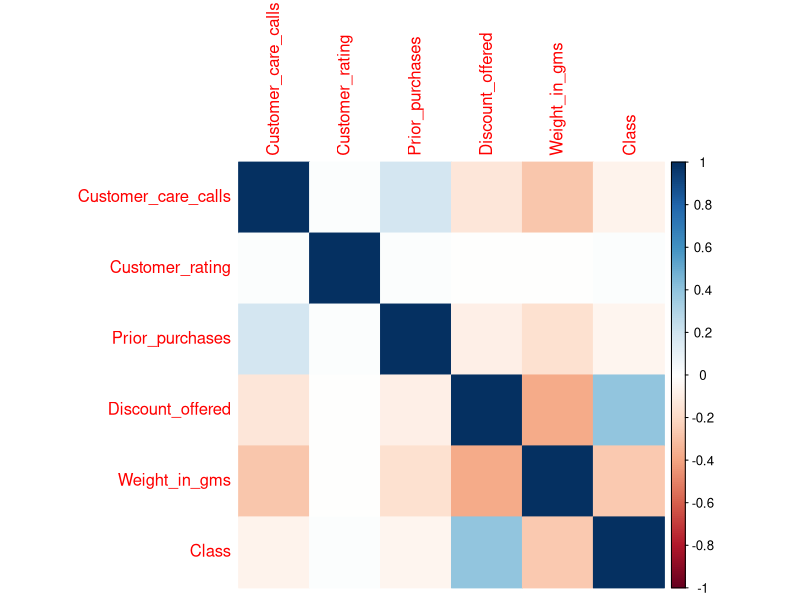
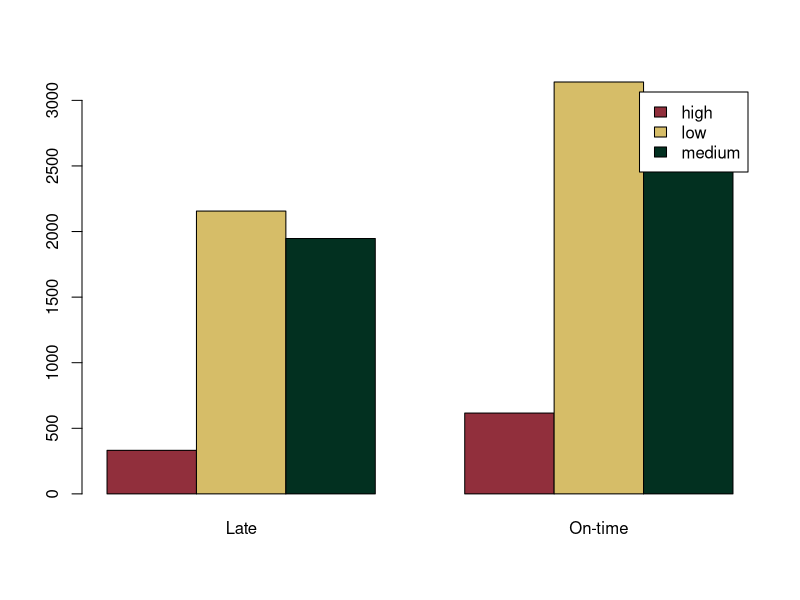
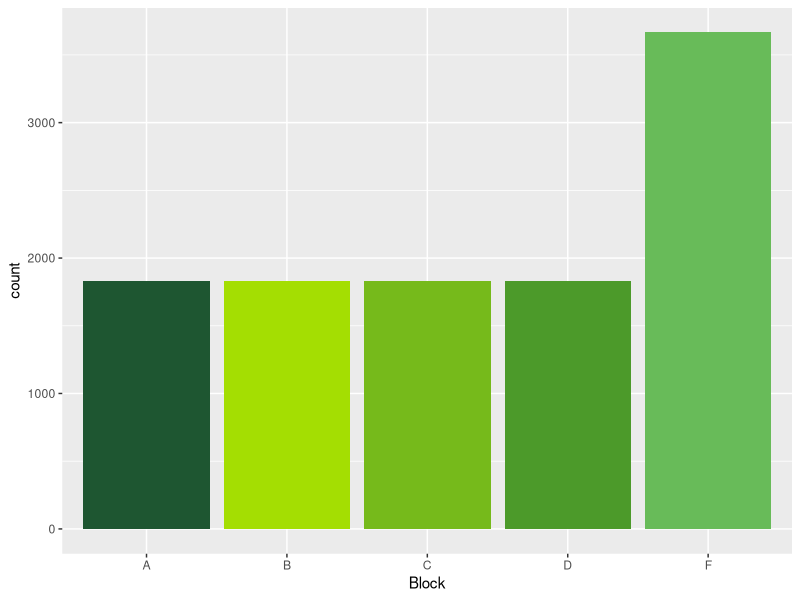
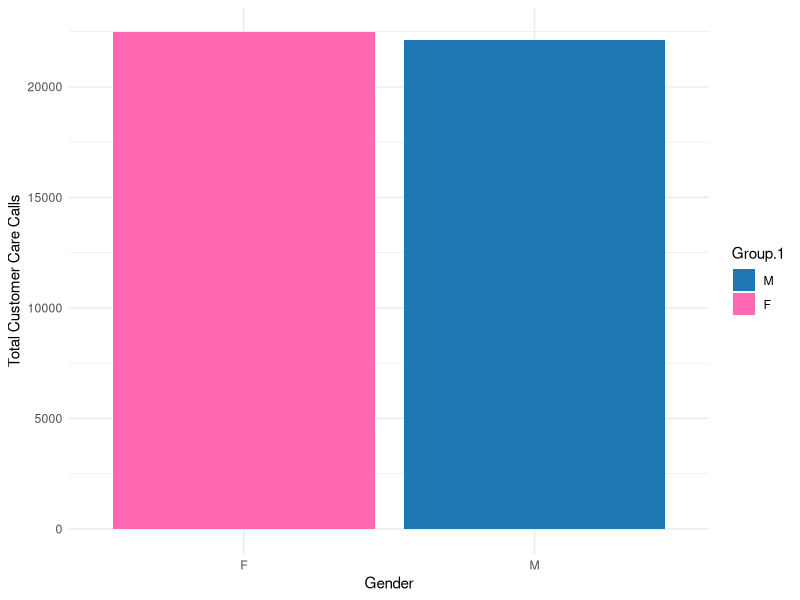
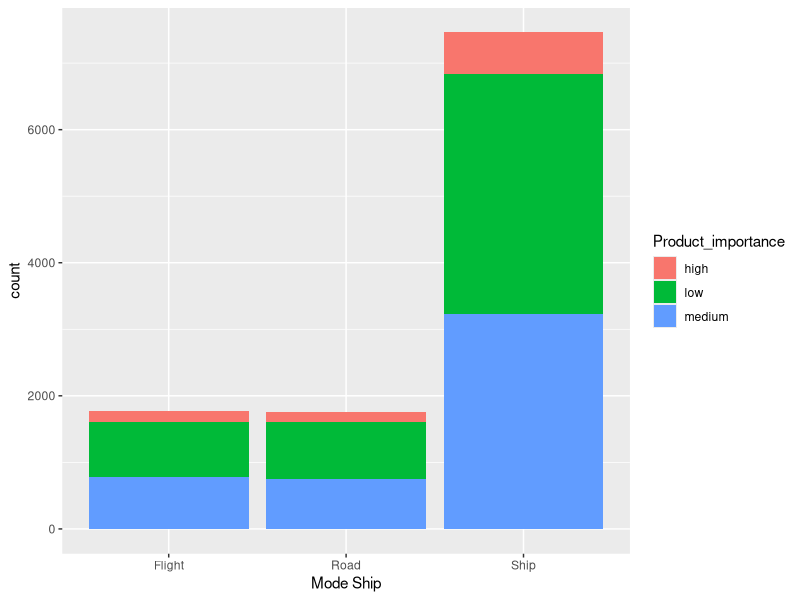
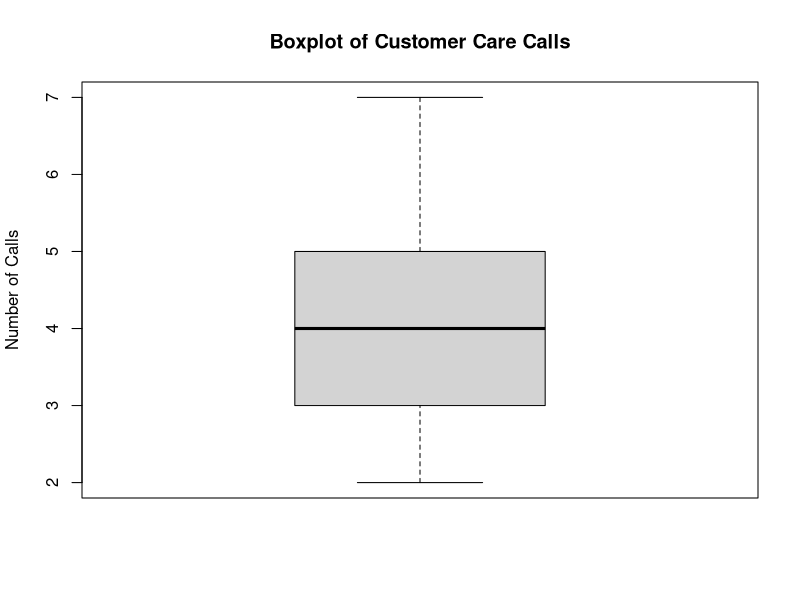
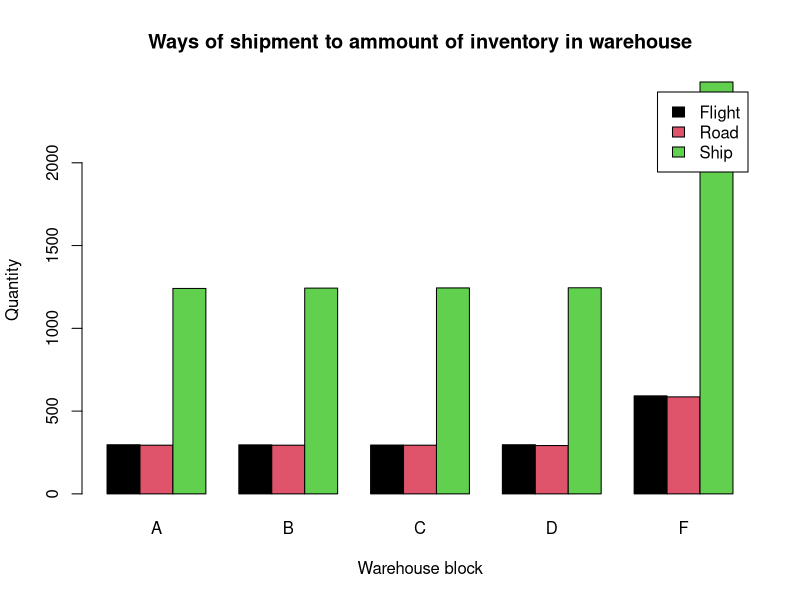
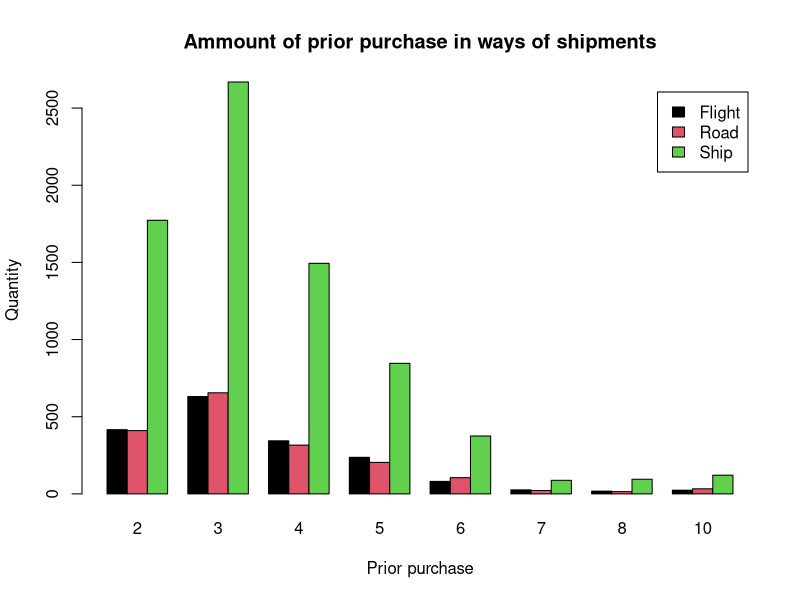

Generate these figures, in order, with R:
## ---- chunk 1
library(dplyr)
library(ggplot2)
library(scales)
library(tidyr)
library(corrplot)
library(scales)
library(skimr)
library(tidyverse)
library(RColorBrewer)
library(datasets)
library(caTools)
library(caret)
Shipping <- read.csv("shipping_ecommerce.csv", header = TRUE, stringsAsFactors = FALSE)
## ---- chunk 2
df <- Shipping

# Showing first 10 of the dataset
head(df, n = 10)
## ---- chunk 3
# Showing the structure of the dataset
str(df)
## ---- chunk 4
# Summarize data
skim(Shipping)
## ---- chunk 5
# Checking for missing values
Check = function(O){
  temp = sum(is.na(O))
  return(temp)
}
sapply(X = df,FUN = Check)
## ---- chunk 6
# Display the correlation using heatmap correlation
cor(df[, sapply(df, is.numeric)])
corrplot(cor(df[, sapply(df, is.numeric)]), method = "color")
## ---- chunk 7
# Determine correlation between variables
cor(Shipping$Prior_purchases, Shipping$Weight_in_gms)
# There is no significant correlation between Prio Purchases and Weight 
## ---- chunk 8
categorical_vars <- c("Warehouse_block", "Mode_of_Shipment", "Product_importance", "Gender", "Class")
for (var in categorical_vars) {
  cat("\nFrequency distribution for", var, ":\n")
  print(table(Shipping[[var]]))
}
## ---- chunk 9
abc <- table(Shipping$Product_importance, Shipping$Class)
barplot(abc, beside = TRUE, legend.text = TRUE, col = c("#912f3c", "#D6BD68", "#023020"), names.arg = c("Late", "On-time"))
## ---- chunk 10
# Define custom colors for each warehouse block
custom_colors <- c("A" = "#1E5631", "B" = "#A4DE02", "C" = "#76BA1B", "D" = "#4C9A2A", "E" = "#ACDF87", "F" = "#68BB59")

ggplot(Shipping, aes(x = Warehouse_block, fill = Warehouse_block)) +
  geom_bar(show.legend = FALSE) +
  xlab("Block") +
  scale_fill_manual(values = custom_colors)
## ---- chunk 11
abcd <- aggregate(Shipping$Customer_care_calls, by = list(Shipping$Gender), FUN = sum)
col_names <- c("M", "F")
colors <- c("M" = "#1F77B4", "F" = "#FF69B4")

ggplot(abcd, aes(x = Group.1, y = x, fill = Group.1)) +
  geom_col() +
  scale_fill_manual(values = colors, breaks = col_names, labels = col_names) +
  xlab("Gender") +
  ylab("Total Customer Care Calls") +
  theme_minimal()
## ---- chunk 12
ggplot(Shipping, aes(x = Mode_of_Shipment, fill = Product_importance)) +
  geom_bar() + xlab("Mode Ship")
## ---- chunk 13
# Boxplot
boxplot(Shipping$Customer_care_calls, 
        main = "Boxplot of Customer Care Calls",
        ylab = "Number of Calls")
## ---- chunk 14
bar1<-table(Shipping$Mode_of_Shipment,Shipping$Warehouse_block)
barplot(bar1,beside=TRUE, legend.text=TRUE, xlab="Warehouse block", ylab="Quantity",main = "Ways of shipment to ammount of inventory in warehouse", col = 1:3)
## ---- chunk 15
bar2<-table(Shipping$Mode_of_Shipment,Shipping$Prior_purchases)
barplot(bar2,beside=TRUE, legend.text=TRUE, xlab="Prior purchase", ylab="Quantity",main = "Ammount of prior purchase in ways of shipments", col = 1:3)
## ---- chunk 16
ggplot(Shipping, aes(x = Mode_of_Shipment, y = Weight_in_gms)) +
  geom_point() +
  labs(title = "Scatter Plot of Weight vs Cost", x = "Mode Ship", y = "Weight") +
  theme_minimal()
## ---- chunk 17
ggplot(Shipping, aes(x = Mode_of_Shipment, y = Weight_in_gms, fill = Mode_of_Shipment)) +
  geom_bar(stat = "identity") +
  labs(x = "Mode of Shipment", y = "Weight (in gms)", fill = "Mode of Shipment") +
  ggtitle("Weight Distribution by Mode of Shipment") +
  theme_minimal() +
  scale_y_log10(labels = comma)
## ---- chunk 18
# Preprocessing Dataset
Shipping$Warehouse_block <- as.factor(Shipping$Warehouse_block)
Shipping$Mode_of_Shipment <- as.factor(Shipping$Mode_of_Shipment)
Shipping$Product_importance <- as.factor(Shipping$Product_importance)
Shipping$Gender <- as.factor(Shipping$Gender)
Shipping$Class <- as.factor(Shipping$Class)
## ---- chunk 19
# Split the dataset into Train and test with 70:30 ratio
set.seed(123)
split <- sample.split(Shipping$Class, SplitRatio = 0.7)
training_set <- subset(Shipping, split == TRUE)
testing_set <- subset(Shipping, split == FALSE)

# Select numeric variables
numeric_vars <- sapply(training_set, is.numeric)
numeric_training_set <- training_set[, numeric_vars]
numeric_testing_set <- testing_set[, numeric_vars]
numeric_matrix <- as.matrix(numeric_training_set)
numeric_testing_matrix <- as.matrix(numeric_testing_set)
## ---- chunk 20
# Build the Regresion polynomial logisctic model
poly_vars <- poly(numeric_matrix, degree = 2, raw = TRUE)
poly_formula <- as.formula(paste("Class ~ .", paste(names(poly_vars), collapse = "+")))
model <- train(poly_formula, data = training_set, method = "glm", family = "binomial", trControl = trainControl(method = "cv", number = 5))
## ---- chunk 21
# Do the prediction when testing the Predict set
predictions <- predict(model, newdata = testing_set)
## ---- chunk 22
# Evaluate Model performance
confusion_matrix <- confusionMatrix(predictions, testing_set$Class)
accuracy <- confusion_matrix$overall["Accuracy"]
## ---- chunk 23
# Calculate F1-score
precision <- confusion_matrix$byClass["Pos Pred Value"]
recall <- confusion_matrix$byClass["Sensitivity"]
f1_score <- 2 * (precision * recall) / (precision + recall)
## ---- chunk 24
# Show the Result
print(confusion_matrix)
## ---- chunk 25
print(paste("Accuracy: ", accuracy))
print(paste("F1-score: ", f1_score))
